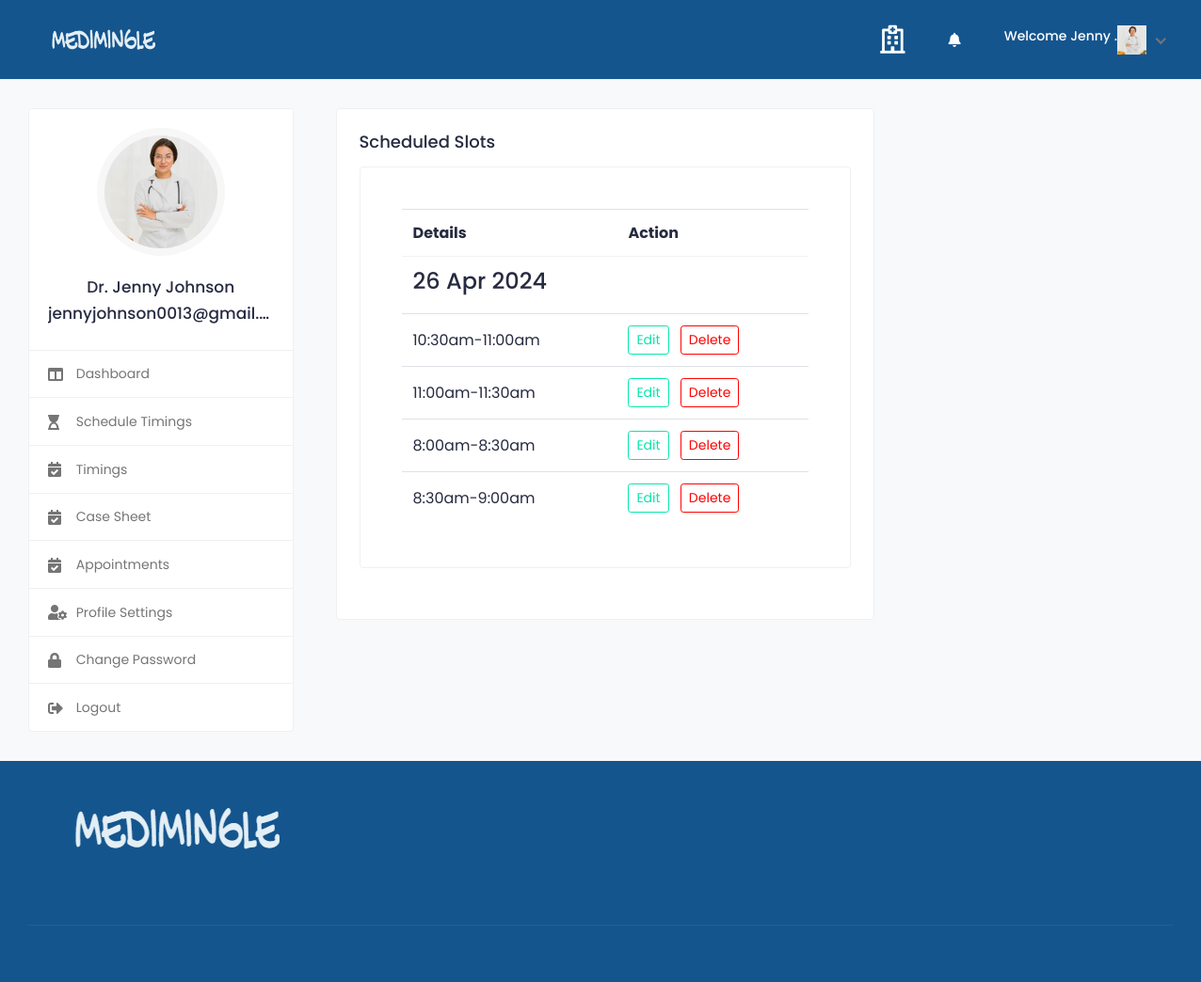
The page /view_slot (signed in) on the database as committed earlier.
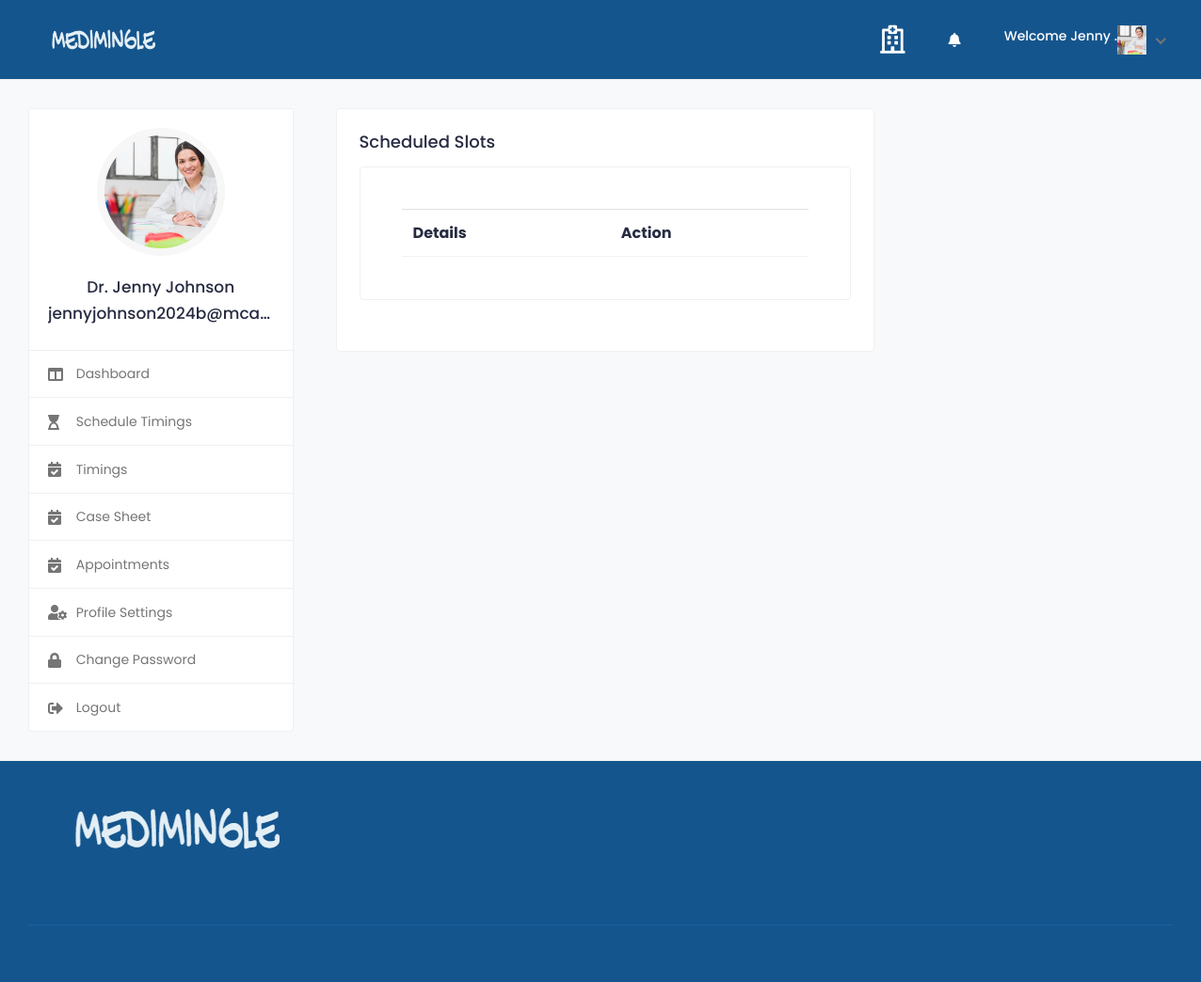
The same page on the database as committed later.
### medi/models.py (models this page shows, shortened)
class tbl_user(AbstractUser):
    email=models.EmailField(unique=True)
    phone_number=models.CharField(max_length=15, null=True)
    USER_TYPE_CHOICES = (
        ('patient', 'Patient'),('doctor', 'Doctor'),
    )
    user_type = models.CharField(
        max_length=10,
        choices=USER_TYPE_CHOICES,
        default='patient',
    )
    is_email_verified = models.BooleanField(default=False)
    email_verification_token = models.CharField(max_length=255, blank=True, null=True)
    status= models.BooleanField(default=False)

class Doctor(models.Model):
    user = models.OneToOneField(tbl_user, on_delete=models.CASCADE)
    city  = models.CharField(max_length=50,null=True,blank=True)
    profile_image = models.ImageField(upload_to='doctor/',default='default.png')
    gender = models.CharField(max_length=10, blank=True)
    description = models.TextField(blank=True)
    date_joined = models.DateTimeField(default=datetime.now, blank=True)
    consulting_fee = models.DecimalField(max_digits=10, decimal_places=2,blank=True,null=True)
    registration_number = models.CharField(max_length=50, null=True, blank=True)
    certificate = models.FileField(upload_to='certificates/', null=True, blank=True)

class AppointmentTime(models.Model):
    day = models.CharField(max_length=50, null=True)
    from_to = models.CharField(max_length=50, null=True)
    appointment_date = models.DateField(null=True)
    month = models.CharField(max_length=50, null=True)
    date = models.CharField(max_length=50, null=True)
    doctor = models.ForeignKey(Doctor, on_delete=models.CASCADE, null=True)
    is_booked=models.BooleanField(default=False)

### medi/views.py (the view)
# urls.py: path('view_slot',views.view_slot,name='view_slot'),
@never_cache
@login_required(login_url='signin')
def view_slot(request):
    doctor = request.user.doctor
    doctor_slots = AppointmentTime.objects.filter(doctor=doctor, is_booked=False).order_by('appointment_date', 'from_to')
    grouped_slots = {}
    for slot in doctor_slots:
        appointment_date = slot.appointment_date.strftime("%d %b %Y")
        if appointment_date not in grouped_slots:
            grouped_slots[appointment_date] = []
        grouped_slots[appointment_date].append(slot)
    context = {'grouped_slots': grouped_slots}
    return render(request, 'view_slot.html', context)

### templates/view_slot.html (shortened to what this page needs)
{% load static%}
{% include 'includes/doc_header.html' %}
<div class="col-md-7 col-lg-8 col-xl-9">
	<div class="appointments">
		<div class="col-sm-8">
			<div class="card">
				<div class="card-body">
					<h4 class="card-title">Scheduled Slots</h4>
				<div class="card schedule-cont">
					<div class="card-body theiaStickySidebar">
						<table class="table table-hover table-center mb-0">
							<thead>
								<tr>
									<th scope="col">Details</th>
									<th scope="col">Action</th>
								</tr>
							</thead>
							<tbody>
								{% for appointment_date, slots in grouped_slots.items %}
								<tr>
									<td colspan="2"><h3>{{ appointment_date }}</h3></td>
								</tr>
								{% for slot in slots %}
								<tr>
									<td>{{ slot.from_to }}</td>
									<td>
										<a href="{% url 'edit_slot' slot.id %}" class="btn btn-sm btn-outline-primary btn-lg">Edit</a>
										<a href="{% url 'delete_slot' slot.id %}" class="btn btn-sm btn-outline-danger btn-lg ml-2">Delete</a>
									</td>
								</tr>
								{% endfor %}
								{% endfor %}
							</tbody>
						</table>
					</div>
				</div>
			</div>
		</div>
	</div>
</div>
							</div>
						</div>
					</div>
				</div>
			</div>
			<footer class="footer">
				<div class="footer-top">
					<div class="container-fluid">
						<div class="row">
							<div class="col-lg-3 col-md-6">
								<div class="footer-widget footer-about">
									<div class="footer-logo">
										<img src="{% static '/assets/img/logo.png' %}" alt="logo">
									</div>
								</div>
							</div>
							<div class="col-lg-3 col-md-6">
							</div>
							<div class="col-lg-3 col-md-6">
							</div>
							<div class="col-lg-3 col-md-6">
							</div>
						</div>
					</div>
				</div>
                <div class="footer-bottom">
					<div class="container-fluid">
						<div class="copyright">
						</div>
					</div>
				</div>
			</footer>
	</body>
</html>

### templates/includes/doc_header.html (shortened to what this page needs)
{% load static %}
<html lang="en">
<head>
		<link href="https://stackpath.bootstrapcdn.com/bootstrap/4.5.2/css/bootstrap.min.css" rel="stylesheet">
		<link rel="stylesheet" href="{% static '/assets/css/bootstrap.min.css' %}">
		<link rel="stylesheet" href="{% static '/assets/plugins/fontawesome/css/fontawesome.min.css' %}">
		<link rel="stylesheet" href="{% static '/assets/plugins/fontawesome/css/all.min.css' %}">
		<link rel="stylesheet" href="{% static '/assets/css/style.css' %}">
	</head>
	<body>
		<div class="main-wrapper">
			<header class="header">
				<nav class="navbar navbar-expand-lg header-nav">
					<div class="navbar-header">
						<a href="#" class="navbar-brand logo">
							<img src="{% static '/assets/img/logo.png' %}" class="img-fluid" alt="Logo">
						</a>
					</div>
					<ul class="nav header-navbar-rht">
						<li class="nav-item contact-item">
							<div class="header-contact-img">
								<i  style="color: white;" class="far fa-hospital"></i>
							</div>
						</li>
						<li class="nav-item dropdown noti-dropdown">
							<a href="#" class="dropdown-toggle nav-link" data-toggle="dropdown">
								<i class="fas fa-bell" style="color: white;"></i>
							</a>
						</li>
						<li class="nav-item dropdown has-arrow logged-item">
							<a href="#" class="dropdown-toggle nav-link" data-toggle="dropdown">
								<span class="user-img">
									<h6 style="color: white;">Welcome {{user.first_name}}  .</h6>
								</span>
								<span class="user-img">
									<img src="{{ user.doctor.profile_image.url }}" alt="Profile Image">
								</span>
							</a>
						</li>
					</ul>
				</nav>
			</header>
<div class="content">
	<div class="container-fluid">
		<div class="row">
			<div class="col-md-5 col-lg-4 col-xl-3 theiaStickySidebar">
	<div class="profile-sidebar">
		<div class="widget-profile pro-widget-content">
			<div class="profile-info-widget">
				<a href="#" class="booking-doc-img">
					{% if doctor.profile_image %}
						<img src="{{ user.doctor.profile_image.url }}" alt="User Image">
					{% else %}
						<img src="{{ user.doctor.profile_image.url }}" alt="User Image">
					{% endif %}
				</a>
				<div class="profile-det-info">
					<h3>Dr. {{user.first_name}} {{ user.last_name }}</h3>
					<h3>{{user.email}}</h3>
				</div>
			</div>
		</div>
    <div class="dashboard-widget">
        <nav class="dashboard-menu">
            <ul>
                <li>
					<a href="{% url 'doctor_dashboard' %}">
						<i class="fas fa-columns"></i>
						<span>Dashboard</span>
					</a>
				</li>
				<li>
					<a href="{% url 'schedule_timings' %}">
						<i class="fas fa-hourglass-start"></i>
						<span>Schedule Timings</span>
					</a>
				</li>
				<li>
					<a href="{% url 'view_slot' %}">
						<i class="fas fa-calendar-check"></i>
						<span>Timings</span>
					</a>
				</li>
			    <li>
					<a href="{% url 'my_patients' %}">
						<i class="fas fa-calendar-check"></i>
						<span>Case Sheet</span>
					</a>
				</li>
				<li>
					<a href="{% url 'doctor_dashboard' %}">
						<i class="fas fa-calendar-check"></i>
						<span>Appointments</span>
					</a>
				</li>
				<li>
					<a href="{% url 'doctor_profile_settings' %}">
						<i class="fas fa-user-cog"></i>
						<span>Profile Settings</span>
					</a>
				</li>
                <li>
					<a href="{% url 'doctor_change_password' %}">
						<i class="fas fa-lock"></i>
						<span>Change Password</span>
					</a>
				</li>
				<li>
					<a href="{% url 'logout' %}">
						<i class="fas fa-sign-out-alt"></i>
						<span>Logout</span>
					</a>
				</li>
            </ul>
        </nav>
    </div>
</div>
        </div>

Rows that differ between the two databases and show on the page:
no longer on this page (row edited): AppointmentTime: appointment_date "26 Apr 2024", from_to "10:30am-11:00am"
no longer on this page (row edited): AppointmentTime: from_to "11:00am-11:30am", shown under "26 Apr 2024"
no longer on this page (row edited): AppointmentTime: from_to "8:00am-8:30am", shown under "26 Apr 2024"
no longer on this page (row edited): AppointmentTime: from_to "8:30am-9:00am", shown under "26 Apr 2024"
changed tbl_user "Jenny": doctor.profile_image: picture removed, a placeholder shows; email "jennyjohnson0013@gmail.…" → "jennyjohnson2024b@mca…"
